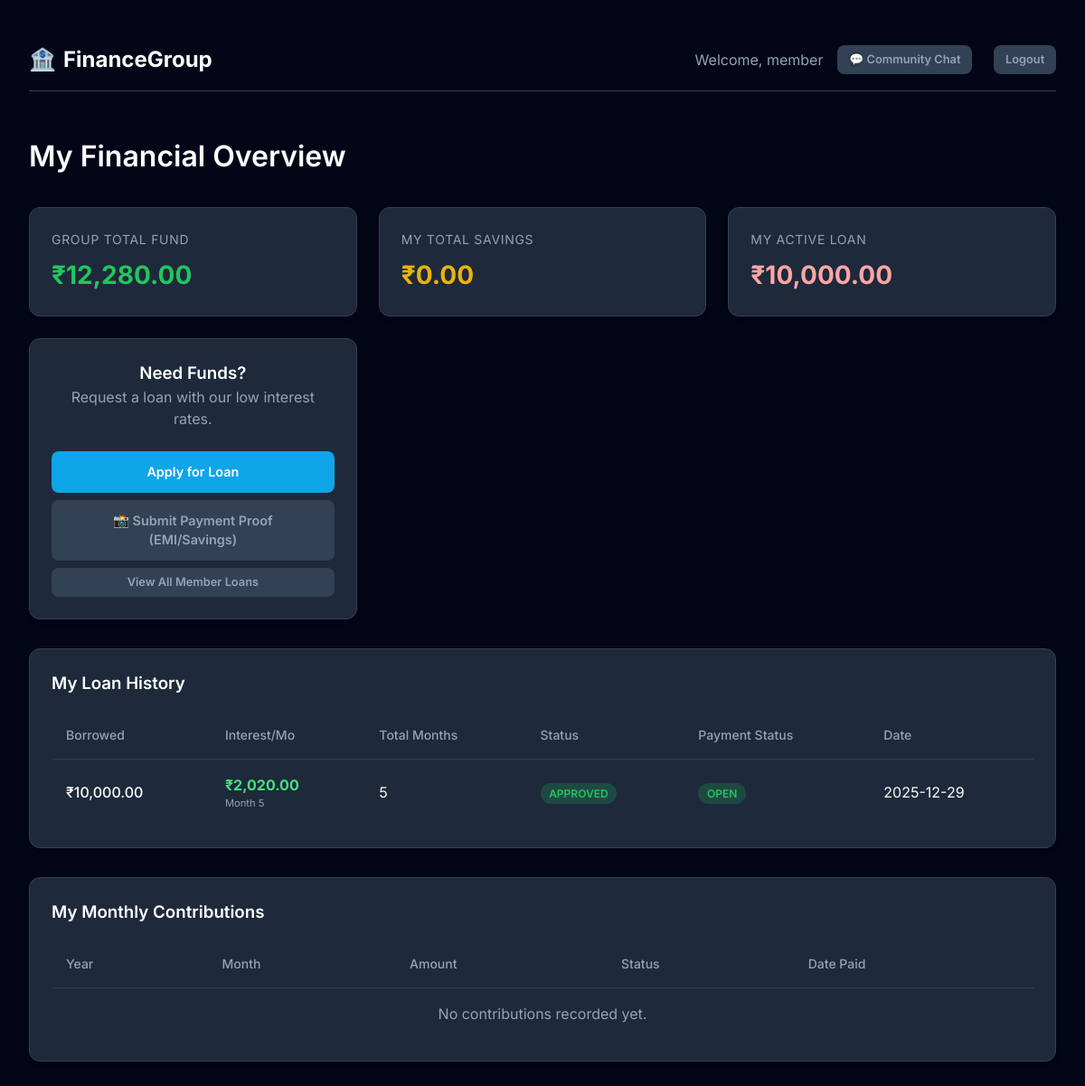
The page /dashboard (signed in) on the database as committed earlier.
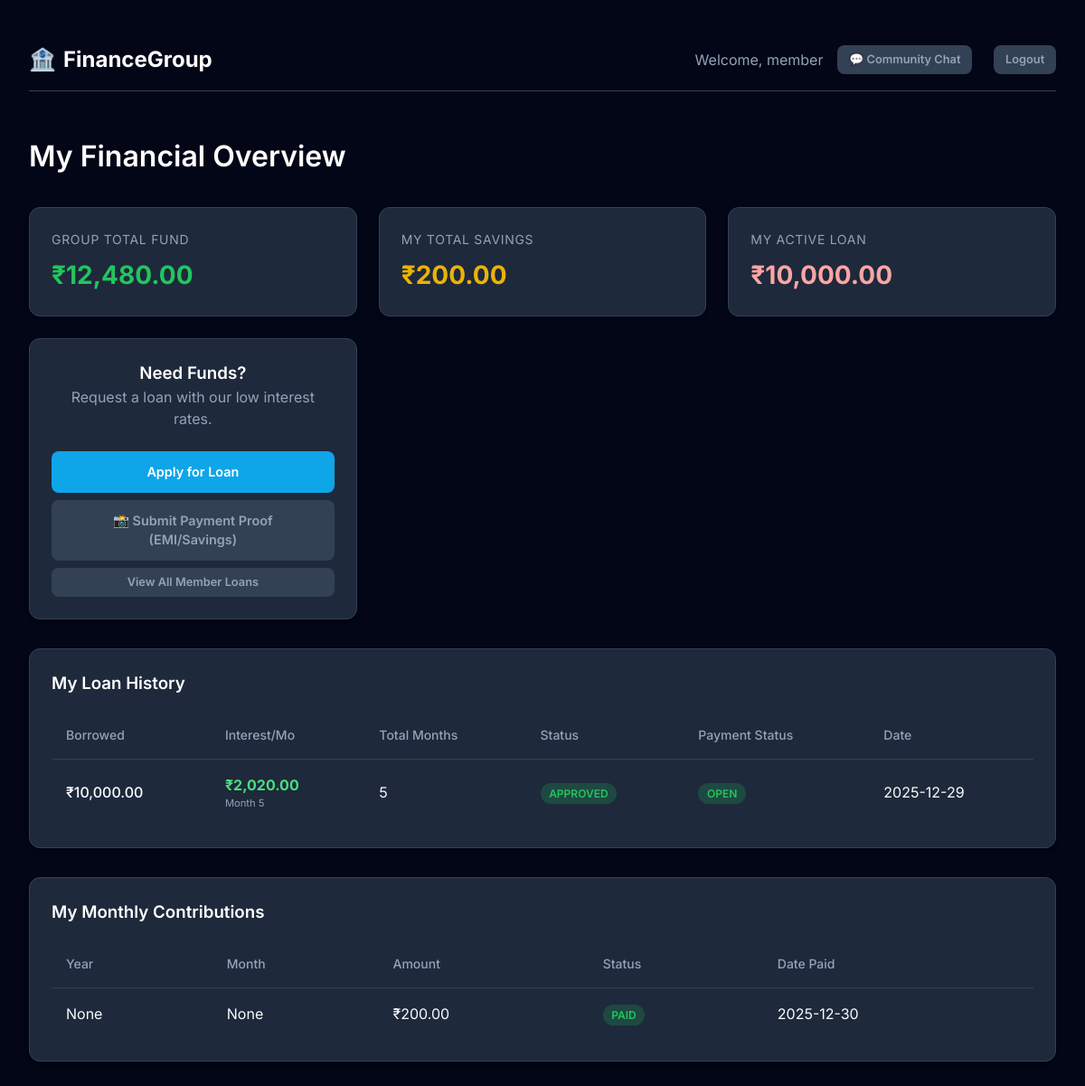
The same page on the database as committed later.
### tables this page shows
CREATE TABLE loans (
    loan_id INTEGER PRIMARY KEY AUTOINCREMENT,
    member_id INTEGER,
    amount INTEGER,
    interest_rate_percent INTEGER DEFAULT 1,
    interest_per_month INTEGER, -- Calculated as (amount * rate) / 100
    total_months INTEGER,
    status TEXT DEFAULT 'pending', -- pending, approved, rejected, paid
    repayment_status TEXT DEFAULT 'open', -- open, closed
    request_time TEXT,
    approved_time TEXT,
    closed_time TEXT,
    emi_amount INTEGER, -- Monthly EMI = principal_portion + interest_portion
    principal_portion INTEGER, -- Principal part of EMI
    interest_portion INTEGER, -- Interest part of EMI
    remaining_balance INTEGER, -- Remaining principal to be paid
    FOREIGN KEY(member_id) REFERENCES members(member_id)
);

CREATE TABLE monthly_contributions (
    id INTEGER PRIMARY KEY AUTOINCREMENT,
    member_id INTEGER,
    month INTEGER,
    year INTEGER,
    amount INTEGER DEFAULT 200,
    status TEXT DEFAULT 'pending', -- pending, paid
    paid_date TEXT,
    FOREIGN KEY(member_id) REFERENCES members(member_id)
);

### app.py (the view)
@app.route("/dashboard")
def dashboard():
    if "user_id" not in session:
        return redirect(url_for("login"))
    db = get_db()
    fund_row = db.execute("SELECT total_balance FROM fund WHERE id = 1").fetchone()
    starting_fund = fund_row['total_balance'] if fund_row else 0
    total_collections = db.execute("SELECT SUM(amount) FROM monthly_contributions WHERE status = 'paid'").fetchone()[0] or 0
    total_repayments_received = db.execute("SELECT SUM(amount) FROM interest_payments WHERE status = 'paid'").fetchone()[0] or 0
    total_loans_issued = db.execute("SELECT SUM(amount) FROM loans WHERE status IN ('approved', 'paid')").fetchone()[0] or 0
    fund = starting_fund + total_collections + total_repayments_received - total_loans_issued
    real_interest_earned_query = """
        SELECT
            p.amount as payment_amount,
            p.month_no,
            l.amount as loan_amount,
            l.total_months,
            l.principal_portion,
            l.interest_rate_percent
        FROM interest_payments p
        JOIN loans l ON p.loan_id = l.loan_id
        WHERE p.status = 'paid'
    """
    payments = db.execute(real_interest_earned_query).fetchall()
    real_interest_earned = 0
    for p in payments:
        principal_constant = p['principal_portion']
        month_no = p['month_no']
        loan_amt = p['loan_amount']
        remaining_principal = loan_amt - (principal_constant * (month_no - 1))
        if remaining_principal < 0: remaining_principal = 0
        interest_component = (remaining_principal * p['interest_rate_percent']) / 100
        real_interest_earned += interest_component
    active_loans_query = "SELECT * FROM loans WHERE status = 'approved' AND repayment_status='open'"
    active_loans = db.execute(active_loans_query).fetchall()
    total_pending_principal = 0
    for loan in active_loans:
        paid_months = db.execute("SELECT COUNT(*) FROM interest_payments WHERE loan_id = ? AND status = 'paid'", (loan['loan_id'],)).fetchone()[0]
        current_balance = loan['amount'] - (loan['principal_portion'] * paid_months)
        if current_balance < 0: current_balance = 0
        total_pending_principal += current_balance
    if session["role"] == "admin":
        active_loans_count = len(active_loans)
        closed_loans_count = db.execute("SELECT COUNT(*) FROM loans WHERE repayment_status='closed'").fetchone()[0]
        current_month = datetime.now().month
        current_year = datetime.now().year
        total_members_count = db.execute("SELECT COUNT(*) FROM members WHERE role='member'").fetchone()[0]
        paid_members_this_month = db.execute("SELECT COUNT(*) FROM monthly_contributions WHERE month=? AND year=? AND status='paid'", (current_month, current_year)).fetchone()[0]
        pending_contributions_count = total_members_count - paid_members_this_month
        if pending_contributions_count < 0: pending_contributions_count = 0
        loans = db.execute("SELECT l.*, m.name FROM loans l JOIN members m ON l.member_id = m.member_id ORDER BY request_time DESC").fetchall()
        contributions = db.execute("SELECT c.*, m.name FROM monthly_contributions c JOIN members m ON c.member_id = m.member_id ORDER BY year DESC, month DESC").fetchall()
        return render_template("dashboard_admin.html",
                             balance=fund,
                             total_collections=total_collections,
                             total_loans_issued=total_loans_issued,
                             total_interest=real_interest_earned,
                             total_pending_principal=total_pending_principal,
                             active_loans_count=active_loans_count,
                             closed_loans_count=closed_loans_count,
                             pending_contributions_count=pending_contributions_count,
                             members=db.execute("SELECT * FROM members WHERE role='member'").fetchall(),
                             loans=loans,
                             contributions=contributions)
    else:
        user_id = session["user_id"]
        my_loans = db.execute("SELECT * FROM loans WHERE member_id = ?", (user_id,)).fetchall()
        my_contributions = db.execute("SELECT * FROM monthly_contributions WHERE member_id = ? ORDER BY year DESC, month DESC", (user_id,)).fetchall()
        my_total_savings = sum(c['amount'] for c in my_contributions if c['status'] == 'paid')
        my_active_loans_amount = sum(l['amount'] for l in my_loans if l['status'] == 'approved' and l['repayment_status'] == 'open')
        loans_display = []
        for loan in my_loans:
            loan_dict = dict(loan)
            if loan["status"] == 'approved' and loan["repayment_status"] == 'open':
                paid_months = db.execute("SELECT COUNT(*) FROM interest_payments WHERE loan_id=? AND status='paid'", (loan['loan_id'],)).fetchone()[0]
                next_month = paid_months + 1
                emi_calc = calculate_dynamic_emi(loan["amount"], loan["total_months"], loan["interest_rate_percent"], next_month)
                if emi_calc:
                    loan_dict["next_emi_amount"] = emi_calc["total_emi"]
                    loan_dict["next_payment_month"] = next_month
                else:
                    loan_dict["next_emi_amount"] = 0
            else:
                loan_dict["next_emi_amount"] = 0
            loans_display.append(loan_dict)
        return render_template("dashboard_member.html",
                             balance=fund,
                             my_total_savings=my_total_savings,
                             alerts=[], # Can be added back if needed
                             my_active_loans_amount=my_active_loans_amount,
                             loans=loans_display,
                             contributions=my_contributions,
                             user_name=session["name"])

### app.py (called while the page is built)
def get_db():
    db = getattr(g, '_database', None)
    if db is None:
        db = g._database = sqlite3.connect(DATABASE)
        db.row_factory = sqlite3.Row
    return db

@app.teardown_appcontext
def close_connection(exception):
    db = getattr(g, '_database', None)
    if db is not None:
        db.close()

def format_currency(value):
    return f"₹{value:,.2f}"

def calculate_dynamic_emi(loan_amount, total_months, interest_rate_percent, month_no):
    if month_no > total_months:
        return None # Loan should be closed
    principal_constant = loan_amount / total_months
    remaining_principal_start = loan_amount - (principal_constant * (month_no - 1))
    if remaining_principal_start < 0:
        remaining_principal_start = 0
    interest_amount = (remaining_principal_start * interest_rate_percent) / 100
    total_emi = principal_constant + interest_amount
    return {
        "month": month_no,
        "principal_component": principal_constant,
        "interest_component": interest_amount,
        "total_emi": total_emi,
        "remaining_principal_start": remaining_principal_start
    }

### templates/dashboard_member.html (shortened to what the changed rows need)
<!DOCTYPE html>
<html lang="en">
<head>
    <link rel="stylesheet" href="{{ url_for('static', filename='style.css') }}">
</head>
<body>
    <div class="container">
        <header style="margin-bottom: 2rem;">
            <h1>My Financial Overview</h1>
        </header>
        <div class="card-grid">
            <div class="card">
                <div class="stat-card">
                    <span class="stat-label">Group Total Fund</span>
                    <span class="stat-value">{{ balance | currency }}</span>
                </div>
            </div>
            <div class="card">
                <div class="stat-card">
                    <span class="stat-label">My Total Savings</span>
                    <span class="stat-value" style="color: #eab308;">{{ my_total_savings | currency }}</span>
                </div>
            </div>
        </div>
        <div class="card" style="margin-bottom: 2rem;">
            <div class="table-container">
                <table>
                    <thead>
                        <tr>
                            <th>Borrowed</th>
                            <th>Interest/Mo</th>
                            <th>Total Months</th>
                            <th>Status</th>
                            <th>Payment Status</th>
                            <th>Date</th>
                        </tr>
                    </thead>
                    <tbody>
                        {% for loan in loans %}
                        <tr>
                            <td style="font-weight: 500; color: #fff;">{{ loan.amount | currency }}</td>
                            <td>
                                {% if loan.status == 'approved' and loan.repayment_status == 'open' %}
                                <span style="color: #4ade80; font-weight: bold;">{{ loan.next_emi_amount | currency
                                    }}</span>
                                <div style="font-size: 0.7rem; color: var(--text-muted);">Month {{
                                    loan.next_payment_month }}</div>
                                {% else %}
                                {{ loan.interest_per_month | currency }}/mo (Base)
                                {% endif %}
                            </td>
                            <td>{{ loan.total_months }}</td>
                            <td>
                                <span class="badge badge-{{ loan.status }}">{{ loan.status }}</span>
                            </td>
                            <td>
                                <span class="badge badge-{{ 'active' if loan.repayment_status == 'open' else 'paid' }}">
                                    {{ loan.repayment_status }}
                                </span>
                            </td>
                            <td>{{ loan.request_time[:10] }}</td>
                        </tr>
                        {% else %}
                        <tr>
                            <td colspan="6" style="text-align: center; color: var(--text-muted)">No loan history found.
                            </td>
                        </tr>
                        {% endfor %}
                    </tbody>
                </table>
            </div>
        </div>
        <div class="card">
            <div class="table-container">
                <table>
                    <thead>
                        <tr>
                            <th>Year</th>
                            <th>Month</th>
                            <th>Amount</th>
                            <th>Status</th>
                            <th>Date Paid</th>
                        </tr>
                    </thead>
                    <tbody>
                        {% for c in contributions %}
                        <tr>
                            <td>{{ c.year }}</td>
                            <td>{{ c.month }}</td>
                            <td>{{ c.amount | currency }}</td>
                            <td><span class="badge badge-paid">{{ c.status }}</span></td>
                            <td>{{ c.paid_date[:10] }}</td>
                        </tr>
                        {% else %}
                        <tr>
                            <td colspan="5" style="text-align: center; color: var(--text-muted)">No contributions
                                recorded yet.</td>
                        </tr>
                        {% endfor %}
                    </tbody>
                </table>
            </div>
        </div>
    </div>
</body>
</html>

Rows that differ between the two databases and show on the page:
added monthly_contributions: year "None", month "None", amount "₹200.00", status "PAID", paid_date "2025-12-30"
Other text that changed with them:
{{ balance | currency }}: "₹12,280.00" → "₹12,480.00"
{{ my_total_savings | currency }}: "₹0.00" → "₹200.00"
text no longer shown: "No contributions recorded yet."
